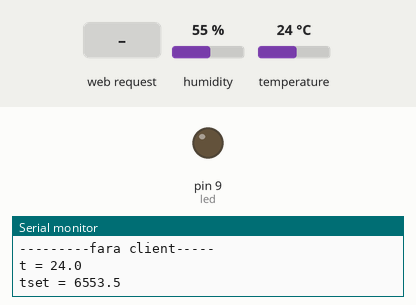
Recording of a sketch running on a simulated Arduino Uno, built for the host (arithmetic inside an expression is 32-bit, double 64-bit). Parts: output pins drawn as LEDs (lit = HIGH), the last lines printed to the serial monitor. The inputs (shaded band) are chosen by the test bench; at power-on: temperature 24 °C, humidity 55 %. EEPROM starts erased.

Above: at 1.2 s.
1.3 s: HTTP request GET /syson received
At 2.4 s:
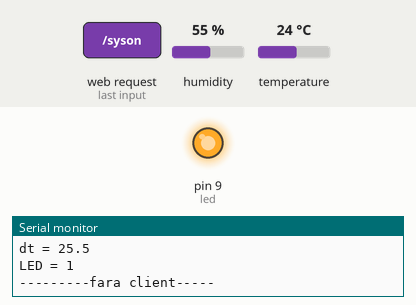
2.8 s: temperature set to 10.4 °C
8.8 s: temperature set to 9.2 °C
Timing chart, 0 to 11.8 s (numbered marks = the images above; inputs shaded):
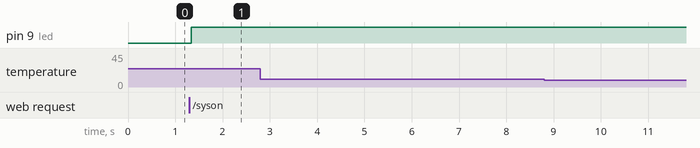

Measured:
- after the input at 1.3 s, pin 9 (led): LOW → HIGH at once

The sketch:

w5100_webthermostat_beta.ino
```cpp
/*
 Created by Rui Santos
 Visit: http://randomnerdtutorials.com for more arduino projects
 Modified by Nicu Florica aka niq_ro
 visit http://nicuflorica.blogspot.ro/
 or http://arduinotehniq.blogspot.com
 or http://www.tehnic.go.ro

 Arduino with Ethernet Shield
 */

#include <SPI.h>
#include <Ethernet.h>
int led = 9;
int pos = 0;
byte mac[] = { 0xDE, 0xAD, 0xBE, 0xEF, 0xFE, 0xED };   //physical mac address
byte ip[] = { 192, 168, 0, 20 };                      // ip in lan (that's what you need to use in your browser. ("192.168.1.178")
byte gateway[] = { 192, 168, 0, 1 };                   // internet access via router
byte subnet[] = { 255, 255, 255, 0 };                  //subnet mask
EthernetServer server(8081);                             //server port
String readString;

int clic; // number of mouse clicks
int clic1; // number of recovered mouse clicks
int stare; // 0 is OFF, 1 is ON
int stare0; // before state
int a = 0;  // decinal value
int b = 0;  // unitar value
int a1 = 0;  // recovered decimal value
int b1 = 0;  // recovered unitar value

float t,h;
float teset, dete;
int teset0, teset1, teset2, teset3;
//int teset = 225;  // temperaturee set x 10;
//int dete = 5;   // hysteresys temperature x 10;

byte led0;

// http://tronixstuff.com/2011/03/16/tutorial-your-arduinos-inbuilt-eeprom/
#include <EEPROM.h>

// Example testing sketch for various DHT humidity/temperature sensors
// Written by ladyada, public domain

#include "DHT.h"
#define DHTPIN A2     // what pin we're connected to

// Uncomment whatever type you're using!
//#define DHTTYPE DHT11   // DHT 11
#define DHTTYPE DHT22   // DHT 22  (AM2302)
//#define DHTTYPE DHT21   // DHT 21 (AM2301)

// Connect pin 1 (on the left) of the sensor to +5V
// Connect pin 2 of the sensor to whatever your DHTPIN is
// Connect pin 4 (on the right) of the sensor to GROUND
// Connect a 10K resistor from pin 2 (data) to pin 1 (power) of the sensor

DHT dht(DHTPIN, DHTTYPE);


void setup() {

 // Open serial communications and wait for port to open:
  Serial.begin(9600);
   while (!Serial) {
    ; // wait for serial port to connect. Needed for Leonardo only
  }
  pinMode(led, OUTPUT);
  digitalWrite(led, LOW);

  // start the Ethernet connection and the server:
  Ethernet.begin(mac, ip, gateway, subnet);
  server.begin();
  Serial.print("server is at ");
  Serial.println(Ethernet.localIP());

a1 = EEPROM.read(100);
b1 = EEPROM.read(101);
// recover number of mouse click
clic = a1*256 + b1;

stare0 = EEPROM.read(102);
stare = EEPROM.read(102);

/*
// initial value for thermostat
EEPROM.write(100,0);
EEPROM.write(101,0);
EEPROM.write(150,205);
EEPROM.write(149,0);
EEPROM.write(151,5);
*/

teset1 = EEPROM.read(150);
teset0 = EEPROM.read(149);
teset = 256*teset0+teset1;

dete = EEPROM.read(151);


  dht.begin();

}


void loop() {
  // Create a client connection
  EthernetClient client = server.available();
  if (client) {
    while (client.connected()) {
      if (client.available()) {
        char c = client.read();

        //read char by char HTTP request
        if (readString.length() < 100) {
          //store characters to string
          readString += c;
          //Serial.print(c);
         }

         //if HTTP request has ended
         if (c == '\n') {
           Serial.println(readString); //print to serial monitor for debuging

           client.println("HTTP/1.1 200 OK"); //send new page
           client.println("Content-Type: text/html");
           client.println();
           client.println("<HTML>");
           // add a meta refresh tag, so the browser pulls again every 10 seconds:
//          client.println("<meta http-equiv=\"refresh\" content=\"10\">");
           client.println("<meta http-equiv=\"refresh\" content=\"5\" URL='http://192.168.0.20:8081/'\" >");
           client.println("<HEAD>");
           client.println("<meta name='apple-mobile-web-app-capable' content='yes' />");
           client.println("<meta name='apple-mobile-web-app-status-bar-style' content='black-translucent' />");
           client.println("<link rel='stylesheet' type='text/css' href='http://randomnerdtutorials.com/ethernetcss.css' />");
//           client.println("<link rel='stylesheet' type='text/css' href='https://github.com/tehniq3/webcontrol/blob/master/ethernetcss.css' />");
           client.println("<TITLE>Arduino thermostat with Ethernet Shield</TITLE>");
           client.println("</HEAD>");
           client.println("<BODY>");
           client.println("<body style=background:#F0FFFF>");
           client.println("<H1>Arduino Thermostat with Ethernet Shield");
    //       client.println("</H2>");

 // Reading temperature or humidity takes about 250 milliseconds!
  // Sensor readings may also be up to 2 seconds 'old' (its a very slow sensor)
  h = dht.readHumidity();
  t = dht.readTemperature();

       client.println("<H2>");
client.print("<p>Actual: ");
client.print("temperature = ");
client.print(t,1);
client.print("<sup>o</sup>");
client.print("C & ");
client.print("humidity = ");
client.print(h,1);
client.print(" %RH<p>");

           client.println("<font color=white>");
           client.println("<a href=\"/tesetplus\"\">tset +</a>");
           client.println("<a href=\"/deteplus\"\">dt +</a><br />");
           client.println("<br />");
           client.println("<a href=\"/tesetminus\"\">tset -</a>");
           client.println("<a href=\"/deteminus\"\">dt -</a><br />");
           client.println("</font>");
   //        client.println("<br />");


 if (readString.indexOf("tesetplus") >0){
          teset = teset + 5;
          if (teset > 500) teset = 500;

          // calculate the unitar and zecinal units
teset0 = teset/256;
teset1 = teset - teset0*256;
// write in internal eeprom
EEPROM.write(150,teset1);
EEPROM.write(149,teset0);
          client.println("<meta http-equiv=\"refresh\" content=\"0; URL='http://192.168.0.20:8081/'\" />");
          }
 if (readString.indexOf("tesetminus") >0){
          teset = teset - 5;
          if (teset < 10) teset = 10;
// calculate the unitar and zecinal units
teset0 = teset/256;
teset1 = teset - teset0*256;
// write in internal eeprom
EEPROM.write(150,teset1);
EEPROM.write(149,teset0);
          client.println("<meta http-equiv=\"refresh\" content=\"0; URL='http://192.168.0.20:8081/'\" />");
          }
 if (readString.indexOf("deteplus") >0){
          dete = dete + 1;
          if (dete > 10) dete = 10;
          EEPROM.write(151,dete);
         client.println("<meta http-equiv=\"refresh\" content=\"0; URL='http://192.168.0.20:8081/'\" />");
          }
 if (readString.indexOf("deteminus") >0){
          dete = dete - 1;
          if (dete < 1) dete = 1;
          EEPROM.write(151,dete);
         client.println("<meta http-equiv=\"refresh\" content=\"0; URL='http://192.168.0.20:8081/'\" />");
          }
client.println("<H2>");
client.println("<font color=red>");
client.print("<p>Thermostat : ");
client.print("temperature set = ");
client.print(teset/10,1);
client.print("<sup>o</sup>");
client.print("C & ");
client.print("hysteresis = ");
client.print(dete/10,1);
client.print("<sup>o</sup>");
client.print("C<p>");
client.println("</font>");


          client.println("<font color=white>");
           client.println("<a href=\"/syson\"\">Turn On LED</a>");
           client.println("<a href=\"/sysauto\"\">System in AUTO mode</a>");
           client.println("<a href=\"/sysoff\"\">Turn Off LED</a><br />");
           client.println("</font>");


 if (readString.indexOf("syson") >0){
           stare = 1;
           client.println("<meta http-equiv=\"refresh\" content=\"0; URL='http://192.168.0.20:8081/'\" />");
           }
 if (readString.indexOf("sysoff") >0){
           stare = 0;
           client.println("<meta http-equiv=\"refresh\" content=\"0; URL='http://192.168.0.20:8081/'\" />");
           }
 if (readString.indexOf("sysauto") >0){
 //          if (10*t > teset) stare = 2;    // temprature is over set value
 //          if (10*t < teset - dete) stare = 3;   // temperature is less if we need
              client.println("<meta http-equiv=\"refresh\" content=\"0; URL='http://192.168.0.20:8081/'\" />");
stare = 2;
           }

//
// read old state:
//stare0 == EEPROM.read(102);

if (stare == 1) {
           client.print("<p>LED is ON (MANUAL)</p>");
           led0 = 1;
           digitalWrite(led, HIGH);
           if ((stare0 == 0) || (stare0 == 3)) {clic = clic + 1; }
// write & read data in/from internal EEPROM
// calculate the unitar and zecinal units
a = clic/256;
b = clic - a*256;
// write in internal eeprom
EEPROM.write(100,a);
EEPROM.write(101,b);
// read from internal eeprom
a1 = EEPROM.read(100);
b1 = EEPROM.read(101);
// recover number of mouse click
clic1 = a1*256 + b1;
// write state in internal eeprom
EEPROM.write(102,1);
stare0 = stare;
}
if (stare == 0) {
           client.print("<p>LED is OFF (MANUAL)</p>");
           led0 = 0;
           digitalWrite(led, LOW);
// write state in internal eeprom
EEPROM.write(102,0);
stare0 = stare;
}
if ((stare == 2) || (stare0 == 2))  // auto mode
{
          if (10*t <= teset-dete)
          {
           client.print("<p>LED is ON (AUTO)</p>");
           led0 = 1;
           digitalWrite(led, HIGH);
           if ((stare0 == 0) || (stare0 == 3)) {clic = clic + 1; }
// write & read data in/from internal EEPROM
// calculate the unitar and zecinal units
a = clic/256;
b = clic - a*256;
// write in internal eeprom
EEPROM.write(100,a);
EEPROM.write(101,b);
// read from internal eeprom
a1 = EEPROM.read(100);
b1 = EEPROM.read(101);
// recover number of mouse click
clic1 = a1*256 + b1;
          }
          if (10*t > teset)
          {
           client.print("<p>LED is OFF (AUTO)</p>");
           led0 = 0;
           digitalWrite(led, LOW);
          }

 if ((10*t > teset - dete) and (10*t <= teset))
          {
 //          client.print("<p>System is on AUTO mode !</p>");
          if (led0 == 0) client.print("<p>LED is OFF (AUTO)!</p>");
          if (led0 == 1) client.print("<p>LED is ON (AUTO)!</p>");
          }

// write state in internal eeprom
EEPROM.write(102,2);
stare0 = stare;
}

stare0 = stare;
clic1 = clic;
// write state in internal eeprom
//EEPROM.write(102,stare0);

           client.print("<p>LED was on ");
           client.print(clic1);
           client.print(" times from last reboot !<p>");

//           client.println("<br />");
//           client.println("<br />");
           client.println("<H4>");
//           client.println("<p>Original ketch was created by Rui Santos. Visit <a href=http://randomnerdtutorials.com target=blank>http://randomnerdtutorials.com</a> for more projects!</p>");
//           client.println("<br />");
           client.println("Sketch by Nicu Florica aka niq_ro. Visit <a href=http://www.tehnic.go.ro target=blank>http://www.tehnic.go.ro</a> & <a href=http://nicuflorica.blogspot.ro target=blank>http://nicuflorica.blogspot.ro/</a> for more projects!</p>");
           client.println("<br />");
           client.println("<H5>");
           client.println("version. 5.0 / 02.10.2015<p>");
           client.println("</BODY>");
           client.println("</HTML>");

     //  readString="";
           delay(1);
           //stopping client
           client.stop();
             //clearing string for next read
           readString="";

         }
       }
    }
}   // end clinet loop


Serial.println("---------fara client-----");
t = dht.readTemperature();
Serial.print("t = ");
Serial.println(t,1);
Serial.print("tset = ");
Serial.println(teset/10,1);
Serial.print("dt = ");
Serial.println(dete/10,1);
Serial.print("LED = ");
Serial.println(led0);


if (stare == 0) {
           led0 = 0;
           digitalWrite(led, LOW);
}
if (stare == 1) {
           led0 = 1;
           digitalWrite(led, HIGH);
}

if ((stare == 2) || (stare0 == 2))
{
          if (10*t > teset)
          {
           led0 = 0;
           digitalWrite(led, LOW);
          }
          if (10*t <= teset - dete)
          {
           led0 = 1;
           digitalWrite(led, HIGH);
          }
}
stare0 = stare;


}   // end main loop
```
